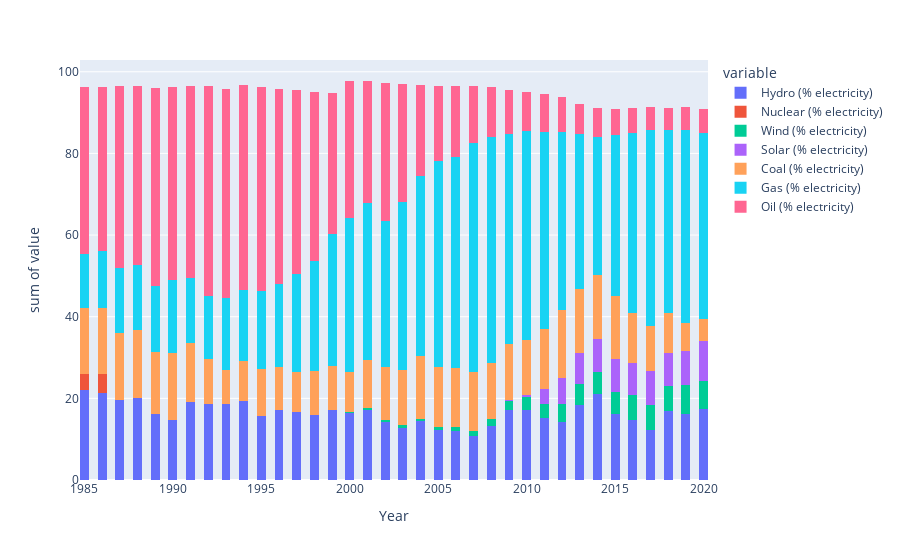

Source (notebook cell):
### Code cell
nationProdStats(nations["Italy"])

### Figure 1 — Plotly figure (JSON) as saved in the notebook; plotly's stock layout.template omitted (floating-point values rounded to 4 significant figures)
{"data": [{"alignmentgroup": "True", "bingroup": "x", "histfunc": "sum", "hovertemplate": "variable=Hydro (% electricity)<br>Year=%{x}<br>sum of value=%{y}<extra></extra>", "legendgroup": "Hydro (% electricity)", "marker": {"color": "#636efa", "pattern": {"shape": ""}}, "name": "Hydro (% electricity)", "nbinsx": 100, "offsetgroup": "Hydro (% electricity)", "orientation": "v", "showlegend": true, "type": "histogram", "x": [1985, 1986, 1987, 1988, 1989, 1990, 1991, 1992, 1993, 1994, 1995, 1996, 1997, 1998, 1999, 2000, 2001, 2002, 2003, 2004, 2005, 2006, 2007, 2008, 2009, 2010, 2011, 2012, 2013, 2014, 2015, 2016, 2017, 2018, 2019, 2020], "xaxis": "x", "y": [22.12, 21.37, 19.62, 19.98, 16.16, 14.58, 19.02, 18.65, 18.59, 19.27, 15.65, 17.19, 16.54, 15.87, 17.08, 16.42, 17.27, 14.28, 12.85, 14.36, 12.2, 12.06, 10.68, 13.32, 17.09, 17.16, 15.29, 14.12, 18.38, 21.1, 16.21, 14.77, 12.34, 16.98, 16.16, 17.46], "yaxis": "y"}, {"alignmentgroup": "True", "bingroup": "x", "histfunc": "sum", "hovertemplate": "variable=Nuclear (% electricity)<br>Year=%{x}<br>sum of value=%{y}<extra></extra>", "legendgroup": "Nuclear (% electricity)", "marker": {"color": "#EF553B", "pattern": {"shape": ""}}, "name": "Nuclear (% electricity)", "nbinsx": 100, "offsetgroup": "Nuclear (% electricity)", "orientation": "v", "showlegend": true, "type": "histogram", "x": [1985, 1986, 1987, 1988, 1989, 1990, 1991, 1992, 1993, 1994, 1995, 1996, 1997, 1998, 1999, 2000, 2001, 2002, 2003, 2004, 2005, 2006, 2007, 2008, 2009, 2010, 2011, 2012, 2013, 2014, 2015, 2016, 2017, 2018, 2019, 2020], "xaxis": "x", "y": [3.782, 4.554, 0.08641, 0, 0, 0, 0, 0, 0, 0, 0, 0, 0, 0, 0, 0, 0, 0, 0, 0, 0, 0, 0, 0, 0, 0, 0, 0, 0, 0, 0, 0, 0, 0, 0, 0], "yaxis": "y"}, {"alignmentgroup": "True", "bingroup": "x", "histfunc": "sum", "hovertemplate": "variable=Wind (% electricity)<br>Year=%{x}<br>sum of value=%{y}<extra></extra>", "legendgroup": "Wind (% electricity)", "marker": {"color": "#00cc96", "pattern": {"shape": ""}}, "name": "Wind (% electricity)", "nbinsx": 100, "offsetgroup": "Wind (% electricity)", "orientation": "v", "showlegend": true, "type": "histogram", "x": [1985, 1986, 1987, 1988, 1989, 1990, 1991, 1992, 1993, 1994, 1995, 1996, 1997, 1998, 1999, 2000, 2001, 2002, 2003, 2004, 2005, 2006, 2007, 2008, 2009, 2010, 2011, 2012, 2013, 2014, 2015, 2016, 2017, 2018, 2019, 2020], "xaxis": "x", "y": [0, 0, 0, 0, 0.000949, 0.0008849, 0.001297, 0.0008483, 0.001723, 0.002898, 0.003576, 0.01295, 0.04693, 0.08931, 0.1517, 0.2092, 0.4349, 0.5073, 0.5109, 0.6263, 0.7924, 0.9687, 1.313, 1.556, 2.275, 3.063, 3.288, 4.522, 5.189, 5.471, 5.283, 6.159, 6.048, 6.165, 7.003, 6.88], "yaxis": "y"}, {"alignmentgroup": "True", "bingroup": "x", "histfunc": "sum", "hovertemplate": "variable=Solar (% electricity)<br>Year=%{x}<br>sum of value=%{y}<extra></extra>", "legendgroup": "Solar (% electricity)", "marker": {"color": "#ab63fa", "pattern": {"shape": ""}}, "name": "Solar (% electricity)", "nbinsx": 100, "offsetgroup": "Solar (% electricity)", "orientation": "v", "showlegend": true, "type": "histogram", "x": [1985, 1986, 1987, 1988, 1989, 1990, 1991, 1992, 1993, 1994, 1995, 1996, 1997, 1998, 1999, 2000, 2001, 2002, 2003, 2004, 2005, 2006, 2007, 2008, 2009, 2010, 2011, 2012, 2013, 2014, 2015, 2016, 2017, 2018, 2019, 2020], "xaxis": "x", "y": [0, 0, 0, 0, 0.0009586, 0.001844, 0.002252, 0.003978, 0.004937, 0.004745, 0.005383, 0.005726, 0.005965, 0.00616, 0.006399, 0.006688, 0.007009, 0.007588, 0.00841, 0.009836, 0.01048, 0.01141, 0.01268, 0.06175, 0.2352, 0.6397, 3.602, 6.362, 7.52, 8.04, 8.166, 7.697, 8.311, 7.883, 8.503, 9.663], "yaxis": "y"}, {"alignmentgroup": "True", "bingroup": "x", "histfunc": "sum", "hovertemplate": "variable=Coal (% electricity)<br>Year=%{x}<br>sum of value=%{y}<extra></extra>", "legendgroup": "Coal (% electricity)", "marker": {"color": "#FFA15A", "pattern": {"shape": ""}}, "name": "Coal (% electricity)", "nbinsx": 100, "offsetgroup": "Coal (% electricity)", "orientation": "v", "showlegend": true, "type": "histogram", "x": [1985, 1986, 1987, 1988, 1989, 1990, 1991, 1992, 1993, 1994, 1995, 1996, 1997, 1998, 1999, 2000, 2001, 2002, 2003, 2004, 2005, 2006, 2007, 2008, 2009, 2010, 2011, 2012, 2013, 2014, 2015, 2016, 2017, 2018, 2019, 2020], "xaxis": "x", "y": [16.16, 16.12, 16.4, 16.65, 15.12, 16.41, 14.42, 10.97, 8.247, 9.872, 11.42, 10.36, 9.85, 10.71, 10.62, 9.761, 11.71, 12.81, 13.6, 15.44, 14.75, 14.42, 14.36, 13.78, 13.82, 13.34, 14.92, 16.57, 15.71, 15.66, 15.38, 12.4, 11.12, 9.907, 6.778, 5.435], "yaxis": "y"}, {"alignmentgroup": "True", "bingroup": "x", "histfunc": "sum", "hovertemplate": "variable=Gas (% electricity)<br>Year=%{x}<br>sum of value=%{y}<extra></extra>", "legendgroup": "Gas (% electricity)", "marker": {"color": "#19d3f3", "pattern": {"shape": ""}}, "name": "Gas (% electricity)", "nbinsx": 100, "offsetgroup": "Gas (% electricity)", "orientation": "v", "showlegend": true, "type": "histogram", "x": [1985, 1986, 1987, 1988, 1989, 1990, 1991, 1992, 1993, 1994, 1995, 1996, 1997, 1998, 1999, 2000, 2001, 2002, 2003, 2004, 2005, 2006, 2007, 2008, 2009, 2010, 2011, 2012, 2013, 2014, 2015, 2016, 2017, 2018, 2019, 2020], "xaxis": "x", "y": [13.3, 13.97, 15.76, 15.93, 16.33, 18.02, 16.15, 15.54, 17.77, 17.43, 19.23, 20.34, 24.12, 27.03, 32.45, 37.66, 38.44, 35.92, 41.1, 44.04, 50.5, 51.57, 56.22, 55.28, 51.24, 51.3, 48.24, 43.56, 37.94, 33.76, 39.46, 43.93, 47.85, 44.73, 47.37, 45.63], "yaxis": "y"}, {"alignmentgroup": "True", "bingroup": "x", "histfunc": "sum", "hovertemplate": "variable=Oil (% electricity)<br>Year=%{x}<br>sum of value=%{y}<extra></extra>", "legendgroup": "Oil (% electricity)", "marker": {"color": "#FF6692", "pattern": {"shape": ""}}, "name": "Oil (% electricity)", "nbinsx": 100, "offsetgroup": "Oil (% electricity)", "orientation": "v", "showlegend": true, "type": "histogram", "x": [1985, 1986, 1987, 1988, 1989, 1990, 1991, 1992, 1993, 1994, 1995, 1996, 1997, 1998, 1999, 2000, 2001, 2002, 2003, 2004, 2005, 2006, 2007, 2008, 2009, 2010, 2011, 2012, 2013, 2014, 2015, 2016, 2017, 2018, 2019, 2020], "xaxis": "x", "y": [41.01, 40.29, 44.66, 44.07, 48.3, 47.36, 46.97, 51.28, 51.13, 50.18, 50.02, 47.89, 45.06, 41.31, 34.4, 33.68, 29.81, 33.81, 28.88, 22.25, 18.38, 17.51, 13.89, 12.32, 10.86, 9.529, 9.16, 8.762, 7.338, 7.083, 6.4, 6.061, 5.609, 5.55, 5.497, 5.769], "yaxis": "y"}], "layout": {"barmode": "relative", "legend": {"title": {"text": "variable"}, "tracegroupgap": 0}, "margin": {"t": 60}, "xaxis": {"anchor": "y", "domain": [0, 1], "title": {"text": "Year"}}, "yaxis": {"anchor": "x", "domain": [0, 1], "title": {"text": "sum of value"}}}}
